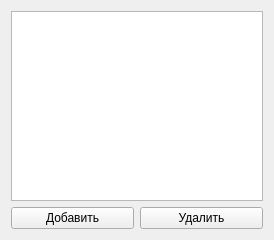
<?xml version="1.0" encoding="UTF-8"?>
<ui version="4.0">
 <class>GroupsListWidget</class>
 <widget class="QWidget" name="GroupsListWidget">
  <property name="geometry">
   <rect>
    <x>0</x>
    <y>0</y>
    <width>274</width>
    <height>240</height>
   </rect>
  </property>
  <property name="sizePolicy">
   <sizepolicy hsizetype="Preferred" vsizetype="Preferred">
    <horstretch>0</horstretch>
    <verstretch>0</verstretch>
   </sizepolicy>
  </property>
  <property name="windowTitle">
   <string>Список групп</string>
  </property>
  <layout class="QGridLayout" name="gridLayout">
   <item row="0" column="0" colspan="2">
    <widget class="QListWidget" name="listWidget"/>
   </item>
   <item row="1" column="0">
    <widget class="QPushButton" name="addButton">
     <property name="text">
      <string>Добавить</string>
     </property>
    </widget>
   </item>
   <item row="1" column="1">
    <widget class="QPushButton" name="deleteButton">
     <property name="text">
      <string>Удалить</string>
     </property>
    </widget>
   </item>
  </layout>
 </widget>
 <resources/>
 <connections/>
</ui>
